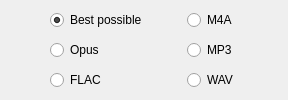
          <widget class="QWidget" name="audioTab">
           <attribute name="title">
            <string>Audio</string>
           </attribute>
           <layout class="QGridLayout" name="gridLayout">
            <property name="leftMargin">
             <number>10</number>
            </property>
            <property name="topMargin">
             <number>10</number>
            </property>
            <property name="rightMargin">
             <number>10</number>
            </property>
            <property name="bottomMargin">
             <number>10</number>
            </property>
            <property name="horizontalSpacing">
             <number>0</number>
            </property>
            <property name="verticalSpacing">
             <number>10</number>
            </property>
            <item row="1" column="4">
             <spacer name="horizontalSpacer_14">
              <property name="orientation">
               <enum>Qt::Orientation::Horizontal</enum>
              </property>
              <property name="sizeHint" stdset="0">
               <size>
                <width>40</width>
                <height>20</height>
               </size>
              </property>
             </spacer>
            </item>
            <item row="0" column="3">
             <widget class="QRadioButton" name="m4aButton">
              <property name="text">
               <string>M4A</string>
              </property>
             </widget>
            </item>
            <item row="1" column="0">
             <spacer name="horizontalSpacer_13">
              <property name="orientation">
               <enum>Qt::Orientation::Horizontal</enum>
              </property>
              <property name="sizeHint" stdset="0">
               <size>
                <width>40</width>
                <height>20</height>
               </size>
              </property>
             </spacer>
            </item>
            <item row="1" column="2">
             <spacer name="horizontalSpacer_15">
              <property name="orientation">
               <enum>Qt::Orientation::Horizontal</enum>
              </property>
              <property name="sizeHint" stdset="0">
               <size>
                <width>40</width>
                <height>20</height>
               </size>
              </property>
             </spacer>
            </item>
            <item row="0" column="1">
             <widget class="QRadioButton" name="bestButton">
              <property name="text">
               <string>Best possible</string>
              </property>
              <property name="checked">
               <bool>true</bool>
              </property>
             </widget>
            </item>
            <item row="1" column="1">
             <widget class="QRadioButton" name="opusButton">
              <property name="text">
               <string>Opus</string>
              </property>
              <property name="checked">
               <bool>false</bool>
              </property>
             </widget>
            </item>
            <item row="1" column="3">
             <widget class="QRadioButton" name="mp3Button">
              <property name="layoutDirection">
               <enum>Qt::LayoutDirection::LeftToRight</enum>
              </property>
              <property name="text">
               <string>MP3</string>
              </property>
              <property name="checked">
               <bool>false</bool>
              </property>
             </widget>
            </item>
            <item row="2" column="3">
             <widget class="QRadioButton" name="wavButton">
              <property name="text">
               <string>WAV</string>
              </property>
             </widget>
            </item>
            <item row="2" column="1">
             <widget class="QRadioButton" name="flacButton">
              <property name="layoutDirection">
               <enum>Qt::LayoutDirection::LeftToRight</enum>
              </property>
              <property name="text">
               <string>FLAC</string>
              </property>
             </widget>
            </item>
           </layout>
          </widget>
